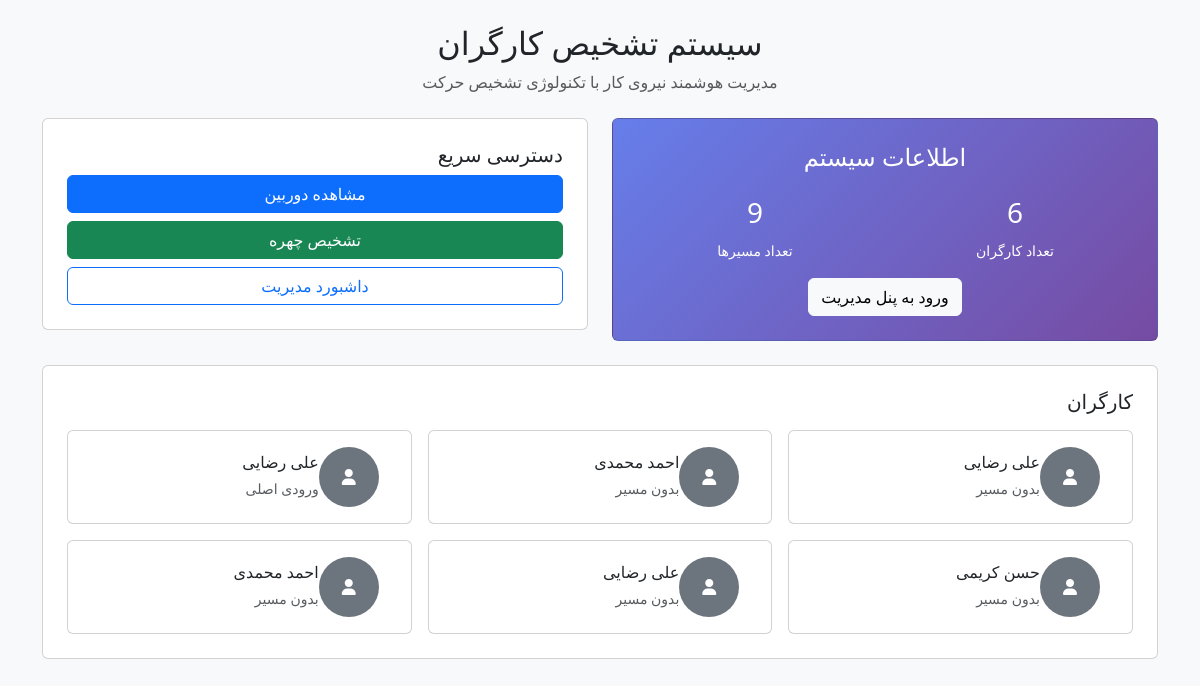
The page /public/index.php on the database its author committed.
### tables this page shows
CREATE TABLE `workers` (
  `id` int(11) NOT NULL,
  `name` varchar(100) NOT NULL,
  `details` text DEFAULT NULL,
  `path_id` int(11) NOT NULL,
  `image` varchar(255) DEFAULT NULL,
  `image_url` varchar(255) DEFAULT NULL,
  `created_at` timestamp NOT NULL DEFAULT current_timestamp()
);

CREATE TABLE `paths` (
  `id` int(11) NOT NULL,
  `name` varchar(100) NOT NULL,
  `description` text DEFAULT NULL,
  `x` decimal(10,6) DEFAULT NULL,
  `y` decimal(10,6) DEFAULT NULL,
  `width` decimal(10,6) DEFAULT NULL,
  `height` decimal(10,6) DEFAULT NULL,
  `start_lat` decimal(10,6) DEFAULT NULL,
  `start_lng` decimal(10,6) DEFAULT NULL,
  `end_lat` decimal(10,6) DEFAULT NULL,
  `end_lng` decimal(10,6) DEFAULT NULL,
  `created_at` timestamp NOT NULL DEFAULT current_timestamp()
);

### public/index.php (the view, shortened to what this page needs)
<?php
$pdo = getPDO();
$workers = $pdo->query('SELECT w.*, p.name AS path_name FROM workers w LEFT JOIN paths p ON w.path_id = p.id ORDER BY w.id DESC')->fetchAll(PDO::FETCH_ASSOC);
$paths_count = $pdo->query('SELECT COUNT(*) FROM paths')->fetchColumn();
$workers_count = count($workers);
?>
<!doctype html>
<html lang="fa">
<head>
    <link href="https://cdn.jsdelivr.net/npm/bootstrap@5.3.0/dist/css/bootstrap.min.css" rel="stylesheet">
    <link href="https://cdnjs.cloudflare.com/ajax/libs/font-awesome/6.0.0/css/all.min.css" rel="stylesheet">
</head>
<body class="bg-light">
<div class="container py-4">
    <div class="text-center mb-4">
        <h2>سیستم تشخیص کارگران</h2>
        <p class="text-muted">مدیریت هوشمند نیروی کار با تکنولوژی تشخیص حرکت</p>
    </div>
    <div class="row mb-4">
        <div class="col-md-6">
            <div class="card system-info p-4 text-center">
                <h4>اطلاعات سیستم</h4>
                <div class="row mt-3">
                    <div class="col-6">
                        <h3><?=$workers_count?></h3>
                        <small>تعداد کارگران</small>
                    </div>
                    <div class="col-6">
                        <h3><?=$paths_count?></h3>
                        <small>تعداد مسیرها</small>
                    </div>
                </div>
                <div class="mt-3">
                    <a href="login.php" class="btn btn-light">ورود به پنل مدیریت</a>
                </div>
            </div>
        </div>
        <div class="col-md-6">
            <div class="card p-4">
                <h5>دسترسی سریع</h5>
                <div class="d-grid gap-2">
                    <a href="camera-new.php" class="btn btn-primary">مشاهده دوربین</a>
                    <a href="face_recognition.php" class="btn btn-success">تشخیص چهره</a>
                    <a href="dashboard-new.php" class="btn btn-outline-primary">داشبورد مدیریت</a>
                </div>
            </div>
        </div>
    </div>
    <div class="card p-4">
        <h5 class="mb-3">کارگران</h5>
        <div class="row g-3">
            <?php foreach($workers as $worker): ?>
                <div class="col-md-4">
                    <div class="card worker-card p-3" onclick="alert('نام: <?=htmlspecialchars($worker['name'])?> - مسیر: <?=htmlspecialchars($worker['path_name'] ?? 'بدون مسیر')?> - جزئیات: <?=htmlspecialchars($worker['details'] ?? 'اطلاعات موجود نیست')?>')">
                        <div class="d-flex align-items-center">
                            <?php if($worker['image']): ?>
                                <img src="../uploads/<?=basename($worker['image'])?>" class="worker-image me-3" alt="تصویر کارگر">
                            <?php else: ?>
                                <div class="worker-image me-3 bg-secondary d-flex align-items-center justify-content-center text-white">
                                    <i class="fas fa-user"></i>
                                </div>
                            <?php endif; ?>
                            <div>
                                <h6 class="mb-1"><?=htmlspecialchars($worker['name'])?></h6>
                                <small class="text-muted"><?=htmlspecialchars($worker['path_name'] ?? 'بدون مسیر')?></small>
                            </div>
                        </div>
                    </div>
                </div>
            <?php endforeach; ?>
        </div>
    </div>
</div>
</body>
</html>

### public/index.php (style rules this page uses)
body { direction:rtl; font-family: 'Segoe UI', Tahoma, Geneva, Verdana, sans-serif; }
.worker-card { cursor:pointer; transition: all 0.3s; }
.system-info { background: linear-gradient(135deg, #667eea 0%, #764ba2 100%); color: white; }
.worker-image { width: 60px; height: 60px; object-fit: cover; border-radius: 50%; }

### rows shown on the page
workers: name "علی رضایی", path_name "بدون مسیر"
workers: name "احمد محمدی", path_name "بدون مسیر"
workers: name "علی رضایی", path.name "ورودی اصلی"
workers: name "حسن کریمی", path_name "بدون مسیر"
workers: name "علی رضایی", path_name "بدون مسیر"
workers: name "احمد محمدی", path_name "بدون مسیر"

### other values the page prints
$workers_count "6"
$paths_count "9"
